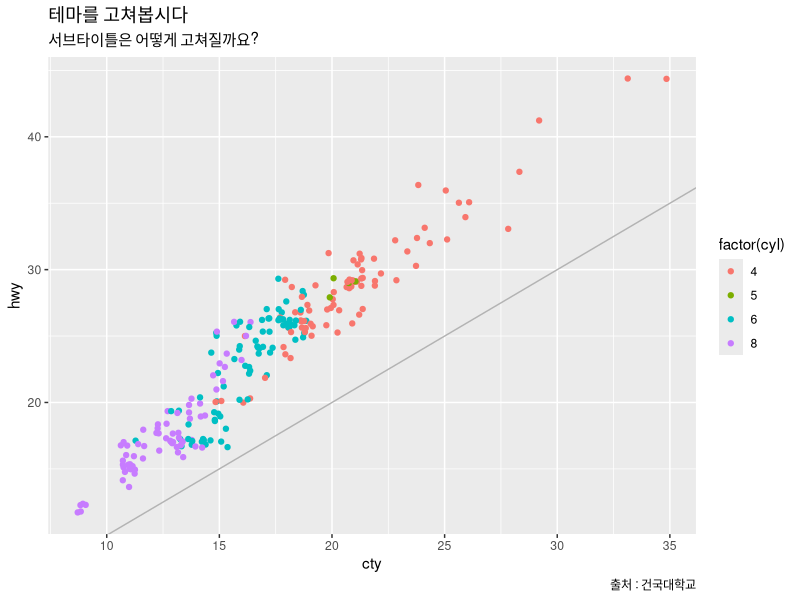

This chart was generated by the following R code:
library(tidyverse)
library(ggthemes)

#-----------------------------------------------------
# theme : 디자인을 고쳐봅시다
#-----------------------------------------------------

base <- ggplot(mpg, aes(x = cty, y = hwy, color = factor(cyl))) +
  geom_jitter() +
  geom_abline(color = "grey70") +
  labs(title = "테마를 고쳐봅시다", 
       subtitle = "서브타이틀은 어떻게 고쳐질까요?", 
       caption = "출처 : 건국대학교")
base

test_theme <- theme(
    plot.title = element_text(family = "NanumGothic", 
                              face = "bold",
                              size = 15),
    plot.subtitle = element_text(family = "NanumGothic", 
                                 size = 8, 
                                 color = "grey50"),
    plot.caption = element_text(family = "NanumGothic", 
                                size = 8, 
                                color = "grey50"),
    legend.background = element_rect(fill = "white",
                                     size = 2, color = "white"),
    axis.ticks = element_line(color = "red", size = 0.7)
)


